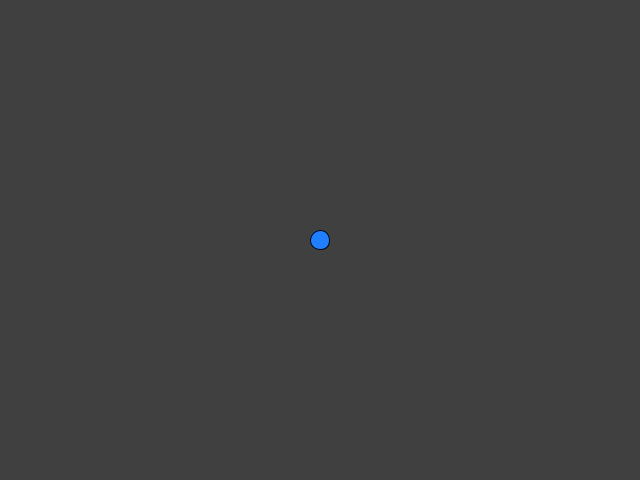
Frame 1 (no input)
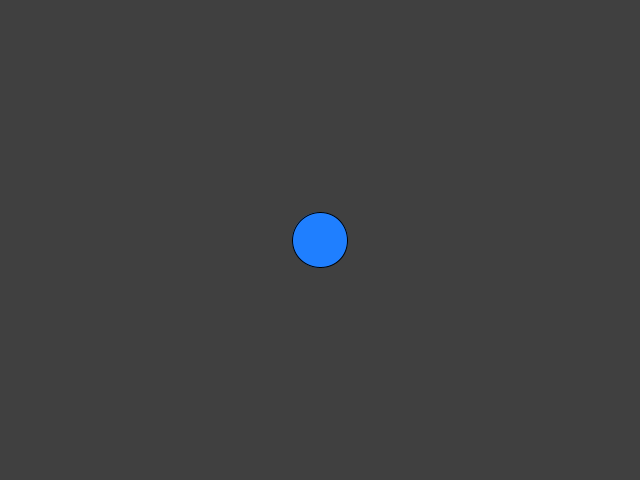
Frame 60 (the mouse pressed at the canvas centre just before this capture)
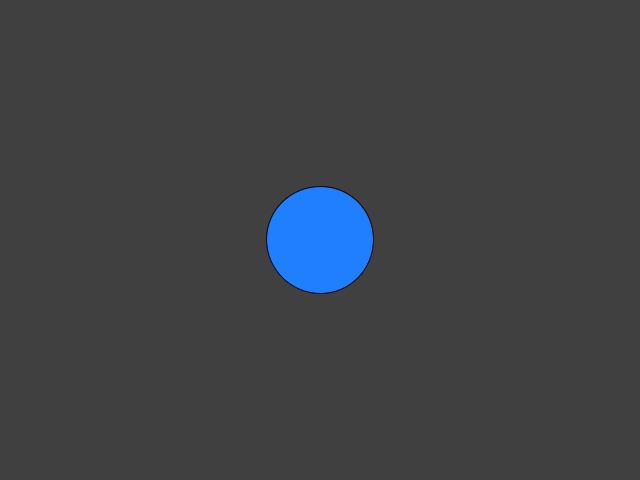
Frame 120 (the mouse held since frame 60 and released just before this capture)

The Processing sketch that drew these frames (run headless with seeded random() and noise(); from frame 60 on, the mouse is pressed at the canvas centre):

// Processing sketch: processing_119951
// ── processing_119951.pde

void setup(){
size(640,480);
}
void draw(){
background(64);
fill(31,127,255);
float diameter=sin(frameCount/10.0)*200;
ellipse(width/2,height/2,diameter,diameter);
}
